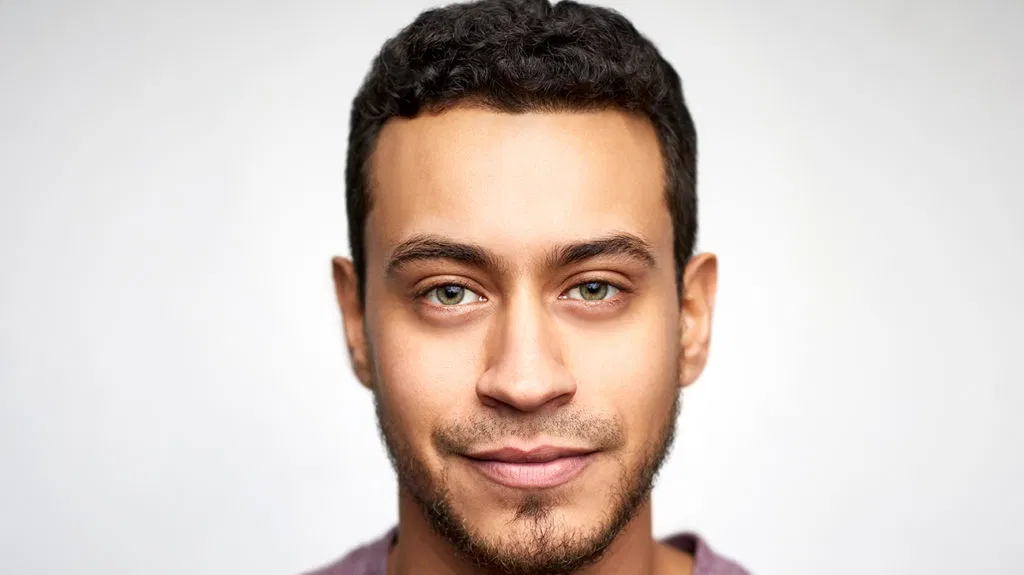
#> input picture tests_etc/face2.jpg, 1024 x 575 px
$ python contours_convex.py
#> lines starting #> are read from the running program, lines starting #| are printed output that depends on the picture; after the words box and inside, x2 and y2 are one past the last pixel; in counts of white or black regions, pixels touching at a corner belong together
#an object with divese shape -> no two points within the shape whose
#connecting lines goes outside the perimeter of the shape.

import cv2 as cv
import numpy as np

img = cv.pyrDown(cv.imread('face2.jpg', cv.IMREAD_UNCHANGED)) #unchanged ->
            #loads an image from a file
ret, thresh = cv.threshold(cv.cvtColor(img, cv.COLOR_BGR2GRAY),
                        127, 255, cv.THRESH_BINARY) #binary -> fixed level threshold
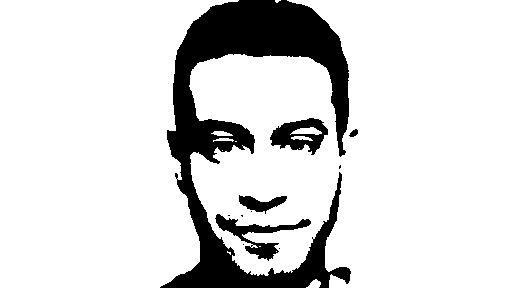
#> thresh: shape (288, 512); 85.3% white; 11 black regions (6 under 20 px)
                                                    #to each pixel

contours, heir = cv.findContours(thresh, cv.RETR_EXTERNAL,
                                        cv.CHAIN_APPROX_SIMPLE)
#> contours = 9 contours, 4 with area under 20; largest, box (x1, y1, x2, y2) and area: (189, 0, 512, 288) 74620, (0, 0, 239, 288) 52390, (306, 279, 321, 288) 66, (211, 131, 233, 136) 55, (213, 138, 234, 142) 28

black = np.zeros_like(img)
for cnt in contours:
    epsilon = 0.01 * cv.arcLength(cnt, True)
    approx  = cv.approxPolyDP(cnt, epsilon,True)
    hull = cv.convexHull(cnt)

    cv.drawContours(black, [cnt], -1, (0,255,0), 2)
    cv.drawContours(black, [approx], -1, (255, 255, 0), 2)
    cv.drawContours(black, [hull], -1, (0,0,255), 2)
#> this loop made 9 passes
#> epsilon on passes 1, 5, 6, 7, 8, 9: 0.37, 0.439, 0.453, 19.74, 0.122, 10.76
#> (epsilon, hull) on passes 2 to 3: (0.102, [[230, 252], [230, 254], [227, 252], [227, 251]]), (0, [[222, 150]])
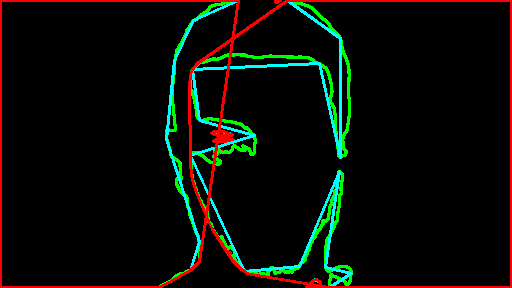
#> black: shape (288, 512, 3); mean of channels 0, 1, 2 6.3, 12.4, 9; drawn as B, G, R
cv.imshow("hull", black)
cv.waitKey()
cv.destroyWindow()
